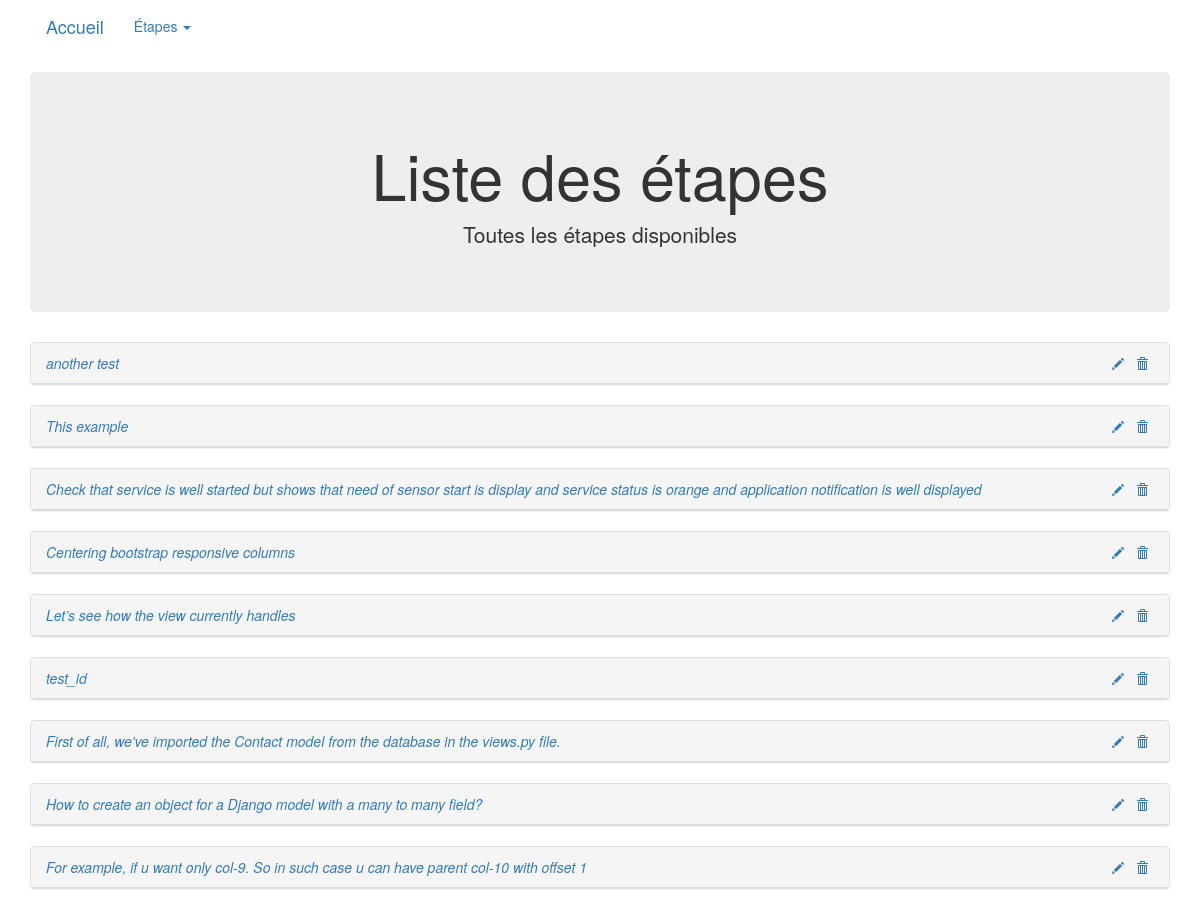
The app's page /task/all with its own data.
### noregtests/models.py (models this page shows)
class Task(models.Model):
	description = models.CharField(max_length=512)

### noregtests/views/tasks.py (the view)
# urls.py: path('task/all', tasks.showalltask, name="showalltask"),
def showalltask(request):
	tasks = Task.objects.all()
	return render(request, 'task/all.html', {'tasks': tasks})

### templates/task/all.html
{% extends "base.html" %}
{% load static %}
{% block content %}
<div class="jumbotron text-center">
  <h1>Liste des étapes</h1>
  <p>Toutes les étapes disponibles</p>
</div>
{% for task in tasks %}
<div class="panel panel-default">
  <div class="panel-heading">
      <a href="{% url 'taskdelete' task.id %}" class="btn btn-xs btn-raised pull-right">
          <i class="glyphicon glyphicon-trash" aria-hidden="true"> </i>
      </a>
      <a href="#" class="btn btn-xs btn-raised pull-right">
          <i class="glyphicon glyphicon-pencil" aria-hidden="true"> </i>
      </a>
      <a href="#"><i aria-hidden="true">{{ task.description }} </i> </a>
  </div>
</div>
{% endfor %}
{% endblock content %}

### templates/base.html (shortened to what this page needs)
<!DOCTYPE html>
<html>
  <head>
    {% load static %}
    <link rel="stylesheet" type="text/css" href="{% static 'css/style.css' %}"/>
    <link rel="stylesheet" href="http://maxcdn.bootstrapcdn.com/bootstrap/3.3.6/css/bootstrap.min.css">
  </head>
  </head>
  <body>
    <div class="container">
      <div class="navbar navbar-expand-sm">
        <div class="navbar-header">
        <a class="navbar-brand" href="/">Accueil</a>
        </div>
        <ul class="nav navbar-nav">
        <li class="dropdown">
        <a href="#" class="dropdown-toggle" data-toggle="dropdown">Étapes <span class="caret"></span></a>
        </li>
        </ul>
      </div>
      {% block content %}{% endblock content %}
    </div>
  </body>
</html>

### templates/base.html (style rules this page uses)
html, body, .container-table { height: calc(100% - 50px); }

### records on screen
Task: description "another test"
Task: description "This example"
Task: description "Check that service is well started but shows that need of sensor start is display and service status is orange and application notification is well displayed"
Task: description "Centering bootstrap responsive columns"
Task: description "Let’s see how the view currently handles"
Task: description "test_id"
Task: description "First of all, we've imported the Contact model from the database in the views.py file."
Task: description "How to create an object for a Django model with a many to many field?"
Task: description "For example, if u want only col-9. So in such case u can have parent col-10 with offset 1"
